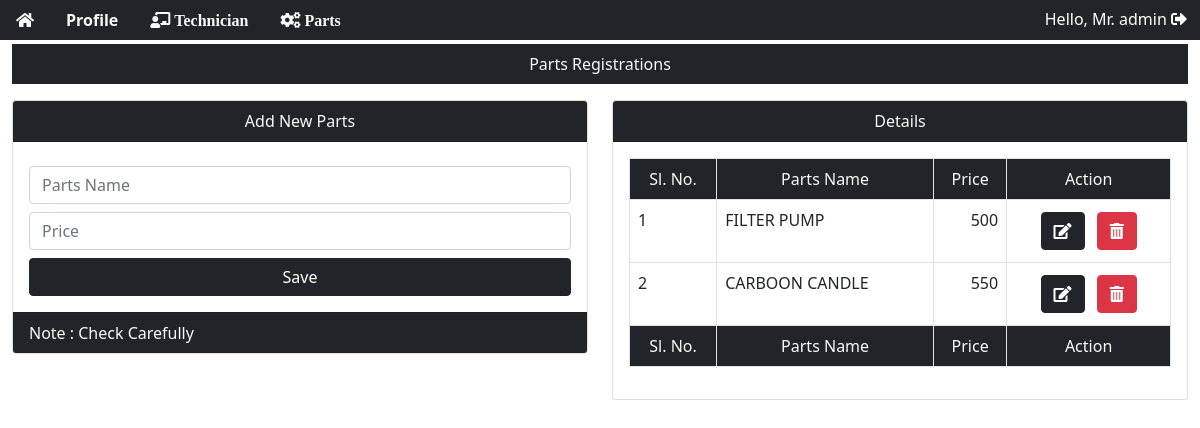
Page /profile/parts_reg/ (signed in) on the earlier database version.
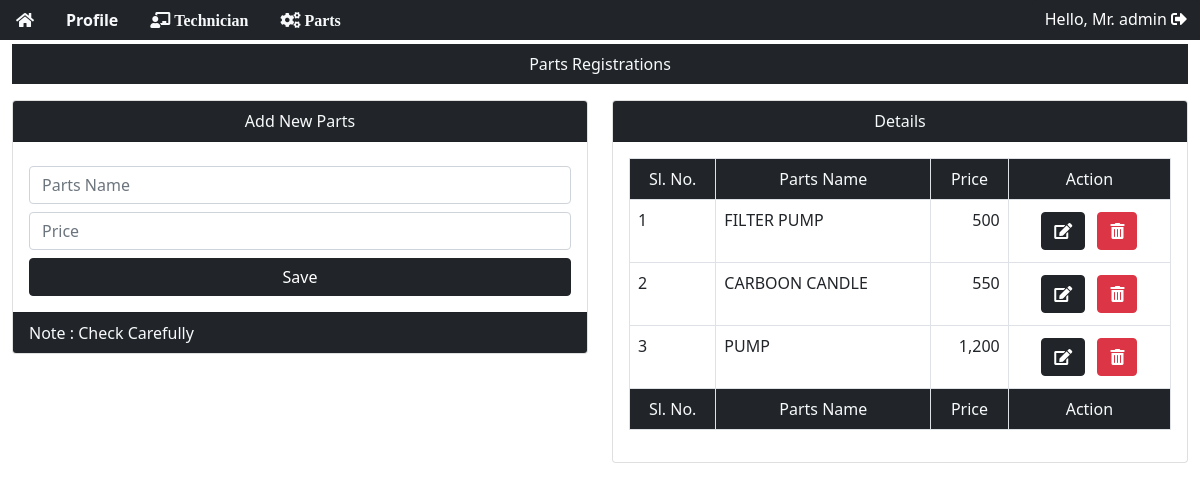
Same page on the later database version.
### app/models.py (models this page shows, shortened)
class partsName(models.Model):
    reqPartName = models.CharField(max_length=100)
    price = models.IntegerField()

### app/views.py (the view)
# urls.py: path('profile/parts_reg/', views.partsreg, name='partsreg'),
@login_required(login_url="/login")
def partsreg(request):
    if request.method == "POST":
        pts = partsNameForm(request.POST)
        if pts.is_valid():
            pts.save()
            return redirect("/profile/parts_reg")
    else:
        pts = partsNameForm()
        prt = partsName.objects.all()
    return render(request, "profile/parts_reg.html", {"prt": prt})

### templates/profile/parts_reg.html (shortened to what this page needs)
{% include "profile/profilebase.html" %} {% load humanize %} {% block main %}
<div class="container-fluid">
  <div class="bg-dark mt-1">
    <p class="nav-link text-light text-center">Parts Registrations</p>
  </div>
  <div class="row">
    <div class="col-6">
      <div class="card">
        <div class="card-header bg-dark text-light text-center">
          Add New Parts
        </div>
        <div class="card-body">
          <form action="" method="post">
            <input
              class="form-control mt-2"
              type="text"
              name="reqPartName"
              placeholder="Parts Name"
              required
            />
            <input
              class="form-control mt-2"
              type="number"
              name="price"
              placeholder="Price"
              required
            />
            <button class="btn btn-dark w-100 mt-2" type="submit">Save</button>
          </form>
        </div>
        <div class="card-footer bg-dark text-light">Note : Check Carefully</div>
      </div>
    </div>
    <div class="col-6">
      <div class="card">
        <div class="card-header bg-dark text-light text-center">Details</div>
        <div class="card-body">
          <table class="table table-bordered">
            <thead class="bg-dark text-light text-center">
              <tr>
                <td>Sl. No.</td>
                <td>Parts Name</td>
                <td>Price</td>
                <td>Action</td>
              </tr>
            </thead>
            {% for p in prt %}
            <tbody>
              <tr class="">
                <td>{{forloop.counter}}</td>
                <td>{{p.reqPartName | upper}}</td>
                <td class="text-end">{{p.price | intcomma}}</td>
                <td class="text-center">
                  <a class="btn btn-dark m-1" href=""
                    ><i class="fas fa-edit"></i
                  ></a>
                  <a
                    class="btn btn-danger m-1"
                    data-bs-toggle="modal"
                    data-bs-target="#partsRegModal"
                    ><i class="fa fa-trash-alt"></i>
                  </a>
                </td>
              </tr>
            </tbody>
            {% endfor %}
            <tfoot class="bg-dark text-light text-center">
              <tr>
                <td>Sl. No.</td>
                <td>Parts Name</td>
                <td>Price</td>
                <td>Action</td>
              </tr>
            </tfoot>
          </table>
        </div>
      </div>
    </div>
  </div>
</div>
{% endblock %}

Differences in the rows shown:
added partsName: reqPartName "PUMP", price "1,200"
